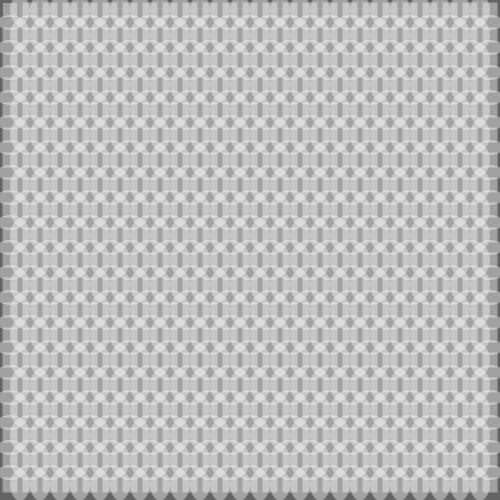
Frame 1 (no input)
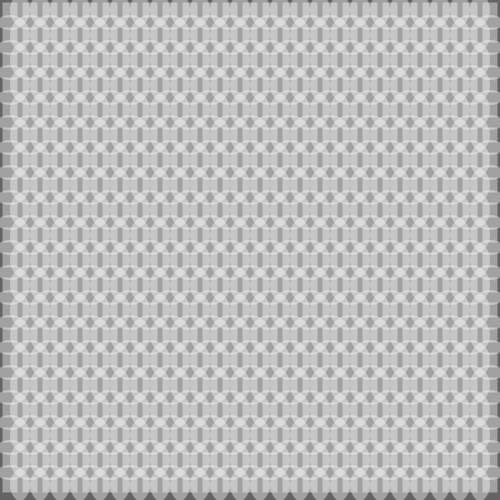
Frame 60 (the mouse pressed at the canvas centre just before this capture)
Frame 120 (the mouse held since frame 60 and released just before this capture): identical to frame 60, image omitted

The Processing sketch that drew these frames (run headless with seeded random() and noise(); from frame 60 on, the mouse is pressed at the canvas centre):

// Processing sketch: processing_28423
// ── processing_28423.pde

// *leicht* - Processing-Hausaufgabe 2 = For Schleifen - Pattern
// HTW Sommersemester 2011 - Creative Coding
// (c) Nicklas Luckwald

//Abstand der Schleife
int abstand = 15;

//Grundeinstellungen der Szene
void setup(){
  size(500, 500);
  smooth();
  background(0);
}

//Auszuführende Befehle
void draw(){
  background(0);

//Die Schleife
  for(float y = 2.5; y <= height; y = y + abstand + 10){
    for(float x = 2.5; x <= width; x = x + abstand + 5){
      
//Inhalt der Schleife  
      fill(255, 100);
      rect(x, y,15, 15);
      ellipse(x+7.5, y+7.5, 40, 40);
      noStroke();
    }
  }

}
